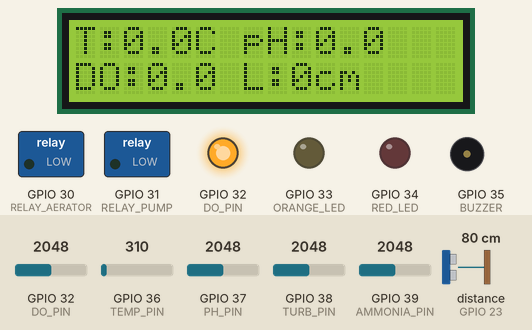
A sketch run on a simulated ESP32. Shown: 16×2 character LCD, switched loads named in the sketch (green lamp = pin HIGH), output pins drawn as LEDs (lit = HIGH), buzzer (waves = sounding, pin HIGH). Wiring (inferred from the names in the program): ultrasonic range finder: trigger GPIO 22; echo GPIO 23. Inputs (shaded band) come from the test bench; at power-on: GPIO 32 (DO_PIN) = 2048, GPIO 36 (TEMP_PIN) = 310, GPIO 37 (PH_PIN) = 2048, GPIO 38 (TURB_PIN) = 2048, GPIO 39 (AMMONIA_PIN) = 2048, distance to the obstacle (sensor on GPIO 23) 80 cm. The echo pulse lasts 58.3 µs per cm; the modem accepts every AT command (registered, SIM ready, sends succeed) and sends nothing else; pins used as bus, display or sensor lines are not drawn; what the sketch prints to the serial monitor is not drawn.

Above: at 7.4 s.
7.5 s: GPIO 32 (DO_PIN) set to 283
10.5 s: GPIO 32 (DO_PIN) set to 230
At 13.9 s:
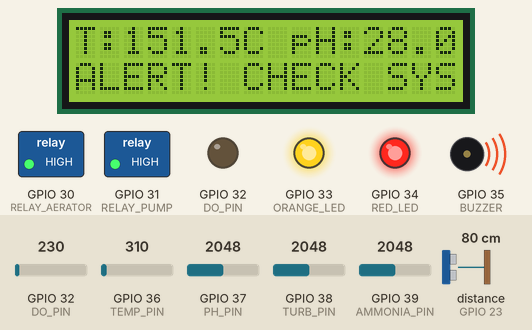
14.2 s: GPIO 36 (TEMP_PIN) set to 214
At 17.0 s:
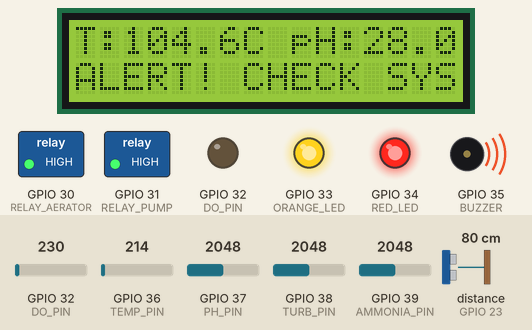
18.2 s: GPIO 36 (TEMP_PIN) set to 197
At 21.2 s:
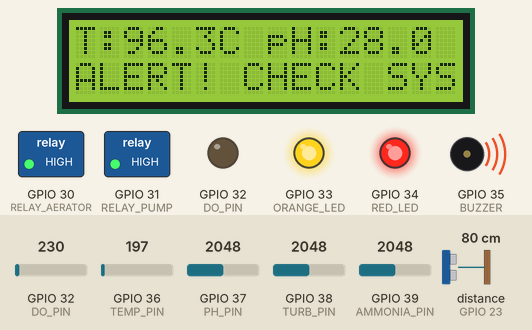
22.2 s: GPIO 37 (PH_PIN) set to 802
At 25.5 s:
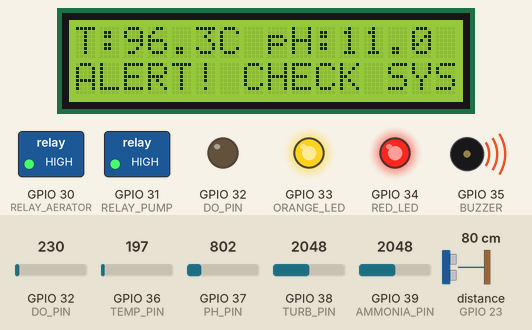
26.2 s: GPIO 37 (PH_PIN) set to 704
At 29.7 s:
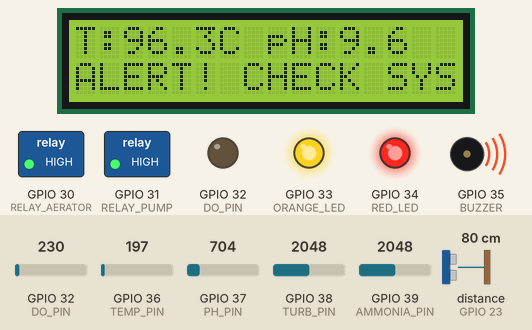
Timing chart, 0 to 31.2 s (numbered marks = the images above; inputs shaded):
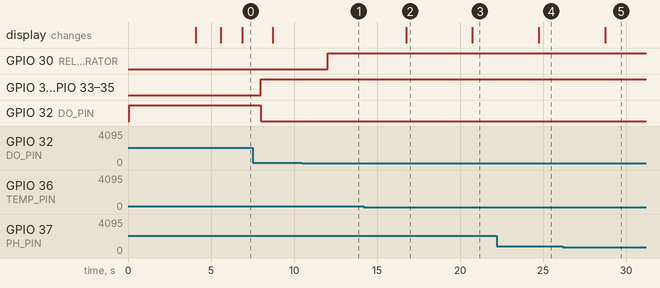

Measured:
- the behaviour switches between 256 and 255 on GPIO 32 (DO_PIN) (found by bisection; images 0 and 1)
- after the input at 10.5 s, GPIO 30 (RELAY_AERATOR): LOW → HIGH after 1.5 s
- after the input at 14.2 s, the display: changes after 2.5 s (image 2)
- after the input at 18.2 s, the display: changes after 2.5 s (image 3)
- after the input at 22.2 s, the display: changes after 2.5 s (image 4)
- after the input at 26.2 s, the display: changes after 2.5 s (image 5)

The sketch:

Smart_Fish_Pond_System.ino
````cpp
/*
  ╔════════════════════════════════════════════════════════╗
  ║  SMART FISH POND MANAGEMENT SYSTEM                     ║
  ║  Arduino MEGA2560 Firmware - Proteus Simulation        ║
  ║  Author: Ezamamti Ronald A                             ║
  ║  Version: 2.0 (Arduino MEGA2560)                       ║
  ╚════════════════════════════════════════════════════════╝
*/

#include <LiquidCrystal.h>

// ==================== PIN DEFINITIONS ====================
// Analog Sensors (ADC Inputs)
#define TEMP_PIN        A0  // LM35 Temperature Sensor
#define PH_PIN          A1  // pH Meter Sensor
#define TURB_PIN        A2  // Turbidity Sensor (POT simulation)
#define AMMONIA_PIN     A3  // Ammonia Sensor (POT simulation)
#define DO_PIN          A4  // Dissolved Oxygen Sensor (POT simulation)

// Ultrasonic Water Level Sensor
#define TRIG_PIN        22  // Trigger pin
#define ECHO_PIN        23  // Echo pin

// LCD Display (4-bit mode)
#define LCD_RS          24
#define LCD_EN          25
#define LCD_D4          26
#define LCD_D5          27
#define LCD_D6          28
#define LCD_D7          29

// Actuators (Digital Outputs)
#define RELAY_AERATOR   30  // Relay controlling aerator motor
#define RELAY_PUMP      31  // Relay controlling water pump

// Indicators (Digital Outputs)
#define GREEN_LED       32  // Normal status indicator
#define ORANGE_LED      33  // Warning status indicator
#define RED_LED         34  // Alert status indicator
#define BUZZER          35  // Audio alarm

// ==================== THRESHOLDS ====================
// Temperature (°C)
#define TEMP_MAX        32.0
#define TEMP_MIN        20.0
#define TEMP_WARNING    30.0

// pH
#define PH_MIN          6.5
#define PH_MAX          8.5
#define PH_WARNING_LOW  6.8
#define PH_WARNING_HIGH 8.2

// Turbidity (NTU)
#define TURB_MAX        50.0
#define TURB_WARNING    40.0

// Ammonia (ppm)
#define NH3_MAX         0.05
#define NH3_WARNING     0.03

// Dissolved Oxygen (mg/L)
#define DO_MIN          5.0
#define DO_WARNING      6.0

// Water Level (cm)
#define WATER_LEVEL_MIN 10.0

// ==================== GLOBAL VARIABLES ====================
LiquidCrystal lcd(LCD_RS, LCD_EN, LCD_D4, LCD_D5, LCD_D6, LCD_D7);

// Sensor readings
float temperature = 0.0;
float pH = 0.0;
float turbidity = 0.0;
float ammonia = 0.0;
float dissolvedOxygen = 0.0;
float waterLevel = 0.0;

// System status flags
bool alertTriggered = false;
bool warningTriggered = false;
bool aeratorActive = false;
bool pumpActive = false;

// GSM alert timing
unsigned long lastGSMAlert = 0;
const unsigned long GSM_ALERT_INTERVAL = 300000; // 5 minutes

// Update intervals
unsigned long lastSensorRead = 0;
const unsigned long SENSOR_READ_INTERVAL = 2000; // 2 seconds

unsigned long lastDisplayUpdate = 0;
const unsigned long DISPLAY_UPDATE_INTERVAL = 1000; // 1 second

// ==================== SETUP ====================
void setup() {
  // Initialize Serial Communications
  Serial.begin(9600);   // Virtual Terminal (debugging) - Serial0
  Serial1.begin(9600);  // GSM Module (SIM900D) - Serial1

  // Initialize LCD (16 columns x 2 rows)
  lcd.begin(16, 2);
  lcd.clear();

  // Display startup message
  lcd.setCursor(0, 0);
  lcd.print("  FISH  POND");
  lcd.setCursor(0, 1);
  lcd.print("INITIALIZING...");

  // Configure Pin Modes - Actuators
  pinMode(RELAY_AERATOR, OUTPUT);
  pinMode(RELAY_PUMP, OUTPUT);
  pinMode(GREEN_LED, OUTPUT);
  pinMode(ORANGE_LED, OUTPUT);
  pinMode(RED_LED, OUTPUT);
  pinMode(BUZZER, OUTPUT);

  // Configure Pin Modes - Sensors
  pinMode(TRIG_PIN, OUTPUT);
  pinMode(ECHO_PIN, INPUT);

  // Set Initial States (All OFF)
  digitalWrite(RELAY_AERATOR, LOW);
  digitalWrite(RELAY_PUMP, LOW);
  digitalWrite(GREEN_LED, HIGH);  // Start with normal status
  digitalWrite(ORANGE_LED, LOW);
  digitalWrite(RED_LED, LOW);
  digitalWrite(BUZZER, LOW);

  delay(2000);

  // Initialize GSM Module
  initGSM();

  // Clear LCD and show ready message
  lcd.clear();
  lcd.setCursor(0, 0);
  lcd.print("SYSTEM  READY");
  delay(1500);
  lcd.clear();

  // Print startup message to Serial
  Serial.println("╔════════════════════════════════════════╗");
  Serial.println("║ SMART FISH POND MANAGEMENT SYSTEM      ║");
  Serial.println("║ Arduino MEGA2560 - System Ready        ║");
  Serial.println("╚════════════════════════════════════════╝");
  Serial.println();

  lastSensorRead = millis();
  lastDisplayUpdate = millis();
}

// ==================== MAIN LOOP ====================
void loop() {
  unsigned long currentMillis = millis();

  // Read sensors at defined interval
  if (currentMillis - lastSensorRead >= SENSOR_READ_INTERVAL) {
    readAllSensors();
    checkWaterQuality();
    controlActuators();
    logDataToSerial();

    // Send GSM alert if needed (throttled)
    if (alertTriggered && (currentMillis - lastGSMAlert >= GSM_ALERT_INTERVAL)) {
      sendGSMAlert();
      lastGSMAlert = currentMillis;
    }

    lastSensorRead = currentMillis;
  }

  // Update LCD display at defined interval
  if (currentMillis - lastDisplayUpdate >= DISPLAY_UPDATE_INTERVAL) {
    updateLCDDisplay();
    lastDisplayUpdate = currentMillis;
  }
}

// ==================== SENSOR READING FUNCTIONS ====================

void readAllSensors() {
  // Read Temperature (LM35: 10mV/°C, Arduino ADC: 0-1023 for 0-5V)
  int tempRaw = analogRead(TEMP_PIN);
  temperature = (tempRaw * 5.0 / 1023.0) * 100.0;

  // Read pH (0-14 pH mapped to 0-5V)
  int phRaw = analogRead(PH_PIN);
  pH = (phRaw * 14.0) / 1023.0;

  // Read Turbidity (0-100 NTU mapped to 0-5V)
  int turbRaw = analogRead(TURB_PIN);
  turbidity = (turbRaw * 100.0) / 1023.0;

  // Read Ammonia (0-1 ppm mapped to 0-5V)
  int ammoniaRaw = analogRead(AMMONIA_PIN);
  ammonia = (ammoniaRaw * 1.0) / 1023.0;

  // Read Dissolved Oxygen (0-20 mg/L mapped to 0-5V)
  int doRaw = analogRead(DO_PIN);
  dissolvedOxygen = (doRaw * 20.0) / 1023.0;

  // Read Water Level (Ultrasonic sensor)
  waterLevel = getWaterLevel();
}

float getWaterLevel() {
  // Send ultrasonic pulse
  digitalWrite(TRIG_PIN, LOW);
  delayMicroseconds(2);
  digitalWrite(TRIG_PIN, HIGH);
  delayMicroseconds(10);
  digitalWrite(TRIG_PIN, LOW);

  // Measure echo duration (timeout 30ms)
  long duration = pulseIn(ECHO_PIN, HIGH, 30000);

  // Calculate distance in cm (speed of sound = 343 m/s)
  float distance = (duration * 0.0343) / 2.0;

  // Convert to water level (sensor mounted 100cm above pond bottom)
  float level = 100.0 - distance;

  // Constrain to valid range
  if (level < 0) level = 0;
  if (level > 100) level = 100;

  return level;
}

// ==================== WATER QUALITY ANALYSIS ====================

void checkWaterQuality() {
  alertTriggered = false;
  warningTriggered = false;

  // ===== CRITICAL CONDITIONS (ALERT) =====

  // Temperature Check
  if (temperature > TEMP_MAX) {
    alertTriggered = true;
    Serial.println("⚠️  ALERT: Temperature TOO HIGH!");
  } else if (temperature < TEMP_MIN) {
    alertTriggered = true;
    Serial.println("⚠️  ALERT: Temperature TOO LOW!");
  }

  // pH Check
  if (pH < PH_MIN) {
    alertTriggered = true;
    Serial.println("⚠️  ALERT: pH TOO LOW (Acidic)!");
  } else if (pH > PH_MAX) {
    alertTriggered = true;
    Serial.println("⚠️  ALERT: pH TOO HIGH (Alkaline)!");
  }

  // Turbidity Check
  if (turbidity > TURB_MAX) {
    alertTriggered = true;
    Serial.println("⚠️  ALERT: High Turbidity Detected!");
  }

  // Ammonia Check
  if (ammonia > NH3_MAX) {
    alertTriggered = true;
    Serial.println("⚠️  ALERT: Ammonia Level CRITICAL!");
  }

  // Dissolved Oxygen Check
  if (dissolvedOxygen < DO_MIN) {
    alertTriggered = true;
    Serial.println("⚠️  ALERT: Dissolved Oxygen TOO LOW!");
  }

  // Water Level Check
  if (waterLevel < WATER_LEVEL_MIN) {
    alertTriggered = true;
    Serial.println("⚠️  ALERT: Water Level CRITICALLY LOW!");
  }

  // ===== WARNING CONDITIONS (Approaching thresholds) =====

  if (!alertTriggered) {
    if (temperature > TEMP_WARNING && temperature <= TEMP_MAX) {
      warningTriggered = true;
    }
    if (pH < PH_WARNING_LOW && pH >= PH_MIN) {
      warningTriggered = true;
    }
    if (pH > PH_WARNING_HIGH && pH <= PH_MAX) {
      warningTriggered = true;
    }
    if (turbidity > TURB_WARNING && turbidity <= TURB_MAX) {
      warningTriggered = true;
    }
    if (ammonia > NH3_WARNING && ammonia <= NH3_MAX) {
      warningTriggered = true;
    }
    if (dissolvedOxygen < DO_WARNING && dissolvedOxygen >= DO_MIN) {
      warningTriggered = true;
    }
  }
}

// ==================== ACTUATOR CONTROL ====================

void controlActuators() {
  if (alertTriggered) {
    // ===== ALERT STATE =====

    // Turn on alert indicators
    digitalWrite(RED_LED, HIGH);
    digitalWrite(GREEN_LED, LOW);
    digitalWrite(ORANGE_LED, HIGH);
    digitalWrite(BUZZER, HIGH);

    // Activate aerator if DO is low
    if (dissolvedOxygen < DO_MIN) {
      digitalWrite(RELAY_AERATOR, HIGH);
      aeratorActive = true;
      if (!aeratorActive) { // Log only on state change
        Serial.println("✓ ACTION: Aerator ACTIVATED (Low DO)");
      }
    } else {
      digitalWrite(RELAY_AERATOR, LOW);
      aeratorActive = false;
    }

    // Activate pump if temp high, ammonia high, or turbidity high
    if (temperature > TEMP_MAX || ammonia > NH3_MAX || turbidity > TURB_MAX) {
      digitalWrite(RELAY_PUMP, HIGH);
      pumpActive = true;
      if (!pumpActive) { // Log only on state change
        Serial.println("✓ ACTION: Water Pump ACTIVATED (Temp/Ammonia/Turbidity)");
      }
    } else {
      digitalWrite(RELAY_PUMP, LOW);
      pumpActive = false;
    }

  } else if (warningTriggered) {
    // ===== WARNING STATE =====

    digitalWrite(RED_LED, LOW);
    digitalWrite(GREEN_LED, LOW);
    digitalWrite(ORANGE_LED, HIGH);
    digitalWrite(BUZZER, LOW);
    digitalWrite(RELAY_AERATOR, LOW);
    digitalWrite(RELAY_PUMP, LOW);
    aeratorActive = false;
    pumpActive = false;

  } else {
    // ===== NORMAL STATE =====

    digitalWrite(RED_LED, LOW);
    digitalWrite(GREEN_LED, HIGH);
    digitalWrite(ORANGE_LED, LOW);
    digitalWrite(BUZZER, LOW);
    digitalWrite(RELAY_AERATOR, LOW);
    digitalWrite(RELAY_PUMP, LOW);
    aeratorActive = false;
    pumpActive = false;
  }
}

// ==================== LCD DISPLAY ====================

void updateLCDDisplay() {
  lcd.clear();

  // Line 1: Temperature and pH
  lcd.setCursor(0, 0);
  lcd.print("T:");
  lcd.print(temperature, 1);
  lcd.print("C pH:");
  lcd.print(pH, 1);

  // Line 2: Status or Key Parameters
  lcd.setCursor(0, 1);

  if (alertTriggered) {
    lcd.print("ALERT! CHECK SYS");
  } else if (warningTriggered) {
    lcd.print("WARNING:MONITOR ");
  } else {
    lcd.print("DO:");
    lcd.print(dissolvedOxygen, 1);
    lcd.print(" L:");
    lcd.print(waterLevel, 0);
    lcd.print("cm");
  }
}

// ==================== SERIAL LOGGING ====================

void logDataToSerial() {
  Serial.println("════════════════════════════════════════");
  Serial.println("    WATER QUALITY DATA SNAPSHOT");
  Serial.println("════════════════════════════════════════");
  Serial.print("Temperature:      ");
  Serial.print(temperature, 2);
  Serial.println(" °C");

  Serial.print("pH Level:         ");
  Serial.println(pH, 2);

  Serial.print("Turbidity:        ");
  Serial.print(turbidity, 2);
  Serial.println(" NTU");

  Serial.print("Ammonia (NH₃):    ");
  Serial.print(ammonia, 3);
  Serial.println(" ppm");

  Serial.print("Dissolved Oxygen: ");
  Serial.print(dissolvedOxygen, 2);
  Serial.println(" mg/L");

  Serial.print("Water Level:      ");
  Serial.print(waterLevel, 2);
  Serial.println(" cm");

  Serial.println("----------------------------------------");
  Serial.print("System Status:    ");

  if (alertTriggered) {
    Serial.println("🔴 ALERT");
  } else if (warningTriggered) {
    Serial.println("🟠 WARNING");
  } else {
    Serial.println("🟢 NORMAL");
  }

  Serial.print("Aerator:          ");
  Serial.println(aeratorActive ? "ON" : "OFF");

  Serial.print("Water Pump:       ");
  Serial.println(pumpActive ? "ON" : "OFF");

  Serial.println("════════════════════════════════════════\n");
}

// ==================== GSM FUNCTIONS ====================

void initGSM() {
  Serial.println("Initializing SIM900D GSM Module...");

  Serial1.println("AT");
  delay(1000);

  Serial1.println("AT+CMGF=1"); // Set SMS text mode
  delay(1000);

  Serial.println("✓ GSM Module Initialized");
}

void sendGSMAlert() {
  Serial.println("╔════════════════════════════════════════╗");
  Serial.println("║  SENDING GSM ALERT SMS...              ║");
  Serial.println("╚════════════════════════════════════════╝");

  // Replace with actual phone number
  Serial1.println("AT+CMGS=\"+256700000000\"");
  delay(1000);

  // Compose SMS message
  Serial1.print("FISH POND ALERT!\n\n");
  Serial1.print("Critical conditions detected:\n");
  Serial1.print("Temp: ");
  Serial1.print(temperature, 1);
  Serial1.print(" C\n");
  Serial1.print("pH: ");
  Serial1.print(pH, 1);
  Serial1.print("\n");
  Serial1.print("DO: ");
  Serial1.print(dissolvedOxygen, 1);
  Serial1.print(" mg/L\n");
  Serial1.print("NH3: ");
  Serial1.print(ammonia, 2);
  Serial1.print(" ppm\n");
  Serial1.print("Water Level: ");
  Serial1.print(waterLevel, 1);
  Serial1.print(" cm\n\n");
  Serial1.print("CHECK POND IMMEDIATELY!");

  Serial1.write(26); // Ctrl+Z to send SMS
  delay(5000);

  Serial.println("✓ GSM Alert SMS Sent Successfully");
  Serial.println();
}
// ```

// ---

// # 🚀 **SIMULATION PROCEDURES**

// ## **STEP 1: Prepare Arduino Code**

// ### **1.1 Install ESP32 Board in Arduino IDE**
// ```
// 1. Open Arduino IDE
// 2. File → Preferences
// 3. Additional Board Manager URLs:
//    https://dl.espressif.com/dl/package_esp32_index.json
// 4. Tools → Board → Boards Manager
// 5. Search "ESP32" → Install "ESP32 by Espressif Systems"
// ```

// ### **1.2 Configure Arduino IDE**
// ```
// Tools → Board → ESP32 Arduino → ESP32 Dev Module
// Tools → Upload Speed → 115200
// Tools → Flash Frequency → 80MHz
// Tools → Flash Mode → QIO
// Tools → Flash Size → 4MB
// Tools → Partition Scheme → Default 4MB with spiffs
// Tools → Core Debug Level → None
// Tools → Port → (Select your COM port if uploading to real hardware)
// ```

// ### **1.3 Compile and Export HEX**
// ```
// 1. Copy the complete code above into Arduino IDE
// 2. Click "Verify" (✓ button) to compile
// 3. Sketch → Export Compiled Binary
// 4. Navigate to sketch folder
// 5. Find file: YourSketchName.ino.esp32.bin
// 6. Keep this file ready for Proteus
// ```

// ---

// ## **STEP 2: Configure Proteus Project**

// ### **2.1 Load Firmware into ESP32**
// ```
// 1. Double-click ESP32-WROOM component in Proteus
// 2. In Properties window:
//    - Program File: Browse to your .bin file
//    - Clock Frequency: 240MHz
//    - Crystal Frequency: 40MHz
// 3. Click OK
// ```

// ### **2.2: Configure Virtual Terminal**
// ```
// 1. Double-click COMPIM (Virtual Terminal)
// 2. Set parameters:
//    - Physical Port: (None)
//    - Baud Rate: 9600
//    - Data Bits: 8
//    - Parity: None
//    - Stop Bits: 1
// 3. Click OK
// ```

// ### **2.3: Configure LCD Contrast**
// ```
// 1. Double-click POT-HG #4 (LCD Contrast)
// 2. Set Position: 25%
// 3. Click OK
// ```

// ### **2.4: Configure Sensor Potentiometers**
// ```
// For DO Sensor POT:
// - Double-click POT-HG #1
// - Set Position: 50% (simulates 10 mg/L - normal)
// - Increment: 10%

// For Turbidity POT:
// - Double-click POT-HG #2
// - Set Position: 30% (simulates 30 NTU - normal)

// For Ammonia POT:
// - Double-click POT-HG #3
// - Set Position: 20% (simulates 0.02 ppm - safe)
// ```

// ### **2.5: Configure LM35 Temperature**
// ```
// 1. Double-click LM35 component
// 2. Set Ambient Temperature: 25°C (normal)
// 3. Click OK
// ```

// ### **2.6: Configure pH Sensor**
// ```
// 1. Double-click PH METER component
// 2. Set pH Value: 7.0 (neutral - normal)
// 3. Click OK
// ```

// ### **2.7: Configure Ultrasonic Sensor**
// ```
// 1. Double-click ULTRASONIC V2.0
// 2. Set Distance: 50cm (simulates 50cm water level - normal)
// 3. Click OK
// ```

// ---

// ## **STEP 3: Run Simulation**

// ### **3.1: Initial System Check**
// ```
// 1. Click ▶️ PLAY button (bottom left)
// 2. Expected behavior in first 5 seconds:
//    ✓ Power LEDs illuminate
//    ✓ LCD shows "FISH POND" then "INITIALIZING..."
//    ✓ LCD shows "SYSTEM READY" then clears
//    ✓ Green LED turns ON
//    ✓ Virtual Terminal displays startup banner
// ```

// ### **3.2: Observe Normal Operation**
// ```
// What you should see:
// ✓ LCD Line 1: "T:25.0C pH:7.0"
// ✓ LCD Line 2: "DO:10.0 L:50cm"
// ✓ Green LED: ON
// ✓ Orange LED: OFF
// ✓ Red LED: OFF
// ✓ Buzzer: Silent
// ✓ Both relays: OFF (motors not running)
// ✓ Virtual Terminal: Updates every 2 seconds with water quality data
// ✓ Virtual Terminal: Shows "System Status: 🟢 NORMAL"
// ```

// ---

// ## **STEP 4: Test Alert Scenarios**

// ### **4.1: Test Low Dissolved Oxygen Alert**
// ```
// PROCEDURE:
// 1. Double-click DO POT (POT-HG #1)
// 2. Change Position to: 20% (simulates 4 mg/L - below threshold)
// 3. Click OK
// 4. Wait 2-3 seconds

// EXPECTED RESULTS:
// ✓ LCD Line 2: "ALERT! CHECK SYS"
// ✓ Red LED: ON
// ✓ Orange LED: ON
// ✓ Green LED: OFF
// ✓ Buzzer: ON (beeping)
// ✓ RELAY_AERATOR: Activates → Motor #1 spins
// ✓ Virtual Terminal: "⚠️  ALERT: Dissolved Oxygen TOO LOW!"
// ✓ Virtual Terminal: "✓ ACTION: Aerator ACTIVATED (Low DO)"
// ✓ GSM Module: Sends SMS alert (visible in Serial2 debug if monitored)
// ```

// ### **4.2: Test High Temperature Alert**
// ```
// PROCEDURE:
// 1. Double-click LM35 component
// 2. Set Ambient Temperature: 35°C
// 3. Click OK
// 4. Wait 2-3 seconds

// EXPECTED RESULTS:
// ✓ LCD Line 1: "T:35.0C pH:7.0"
// ✓ LCD Line 2: "ALERT! CHECK SYS"
// ✓ Red LED: ON
// ✓ Buzzer: ON
// ✓ RELAY_PUMP: Activates → Motor #2 (Water Pump) spins
// ✓ Virtual Terminal: "⚠️  ALERT: Temperature TOO HIGH!"
// ✓ Virtual Terminal: "✓ ACTION: Water Pump ACTIVATED"
// ```

// ### **4.3: Test pH Out of Range**
// ```
// PROCEDURE:
// 1. Double-click PH METER component
// 2. Set pH Value: 5.5 (acidic - below threshold)
// 3. Click OK

// EXPECTED RESULTS:
// ✓ LCD shows: "pH:5.5"
// ✓ Alert indicators active
// ✓ Virtual Terminal: "⚠️  ALERT: pH TOO LOW (Acidic)!"
// ```

// ### **4.4: Test High Ammonia**
// ```
// PROCEDURE:
// 1. Double-click Ammonia POT (POT-HG #3)
// 2. Set Position: 80% (simulates 0.08 ppm - critical)
// 3. Click OK

// EXPECTED RESULTS:
// ✓ Red LED: ON
// ✓ RELAY_PUMP: ON (water exchange needed)
// ✓ Virtual Terminal: "⚠️  ALERT: Ammonia Level CRITICAL!"
// ✓ Virtual Terminal: "✓ ACTION: Water Pump ACTIVATED"
// ```

// ### **4.5: Test High Turbidity**
// ```
// PROCEDURE:
// 1. Double-click Turbidity POT (POT-HG #2)
// 2. Set Position: 70% (simulates 70 NTU - high)
// 3. Click OK

// EXPECTED RESULTS:
// ✓ Alert triggered
// ✓ Water pump activates
// ✓ Virtual Terminal: "⚠️  ALERT: High Turbidity Detected!"
// ```

// ### **4.6: Test Low Water Level**
// ```
// PROCEDURE:
// 1. Double-click ULTRASONIC V2.0
// 2. Set Distance: 95cm (water level = 100-95 = 5cm - critical)
// 3. Click OK

// EXPECTED RESULTS:
// ✓ LCD: "L:5cm"
// ✓ Alert system active
// ✓ Virtual Terminal: "⚠️  ALERT: Water Level CRITICALLY LOW!"
// ```

// ### **4.7: Test Warning State**
// ```
// PROCEDURE:
// 1. Reset all sensors to normal (DO at 50%, Temp 25°C, etc.)
// 2. Double-click LM35
// 3. Set Temperature: 30.5°C (warning level, not alert)
// 4. Click OK

// EXPECTED RESULTS:
// ✓ Orange LED: ON
// ✓ Green LED: OFF
// ✓ Red LED: OFF
// ✓ Buzzer: OFF (no alarm)
// ✓ Relays: OFF (no action yet)
// ✓ LCD Line 2: "WARNING:MONITOR"
// ✓ Virtual Terminal: "System Status: 🟠 WARNING"
// ```

// ### **4.8: Test Multiple Simultaneous Alerts**
// ```
// PROCEDURE:
// 1. Set Temperature: 35°C (high)
// 2. Set DO POT: 20% (low - 4 mg/L)
// 3. Set Ammonia POT: 70% (high - 0.07 ppm)

// EXPECTED RESULTS:
// ✓ Both RELAY_AERATOR and RELAY_PUMP: ON
// ✓ Both motors running simultaneously
// ✓ Red LED + Orange LED + Buzzer: All ON
// ✓ Virtual Terminal shows multiple alerts:
//    "⚠️  ALERT: Temperature TOO HIGH!"
//    "⚠️  ALERT: Dissolved Oxygen TOO LOW!"
//    "⚠️  ALERT: Ammonia Level CRITICAL!"
//    "✓ ACTION: Aerator ACTIVATED"
//    "✓ ACTION: Water Pump ACTIVATED"
````
